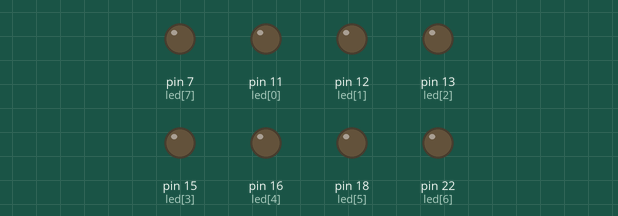
Recording of a program running on a simulated Raspberry Pi (header pin numbers). On the bench: output pins drawn as LEDs (lit = HIGH).

Above: at 0.05 s.
At 0.45 s:
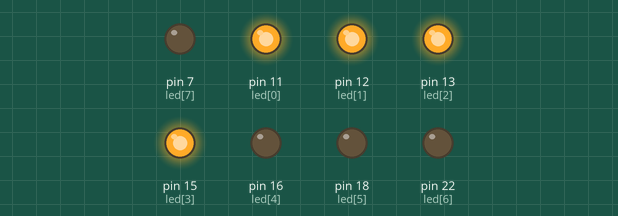
At 0.8 s:
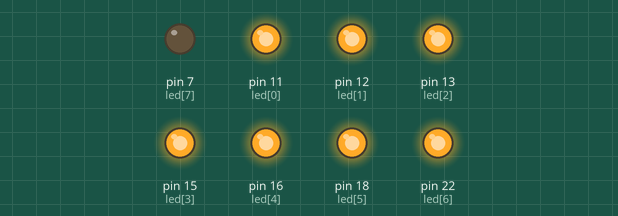
At 1.35 s:
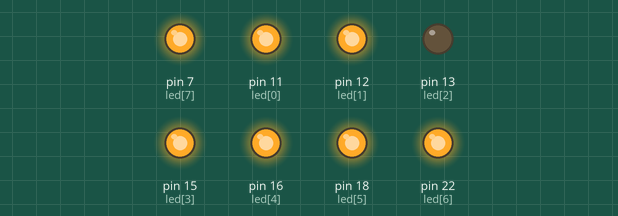
At 1.95 s:
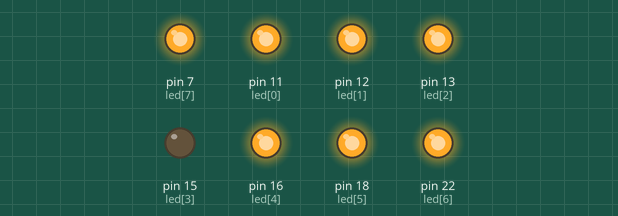
At 3.2 s:
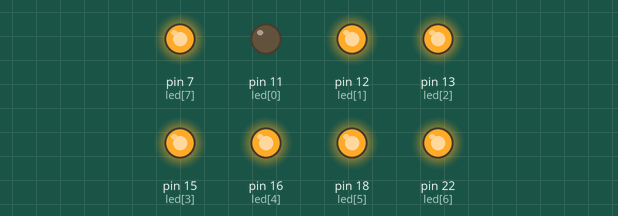
Timing chart, 0 to 3.7 s (numbered marks = the images above):
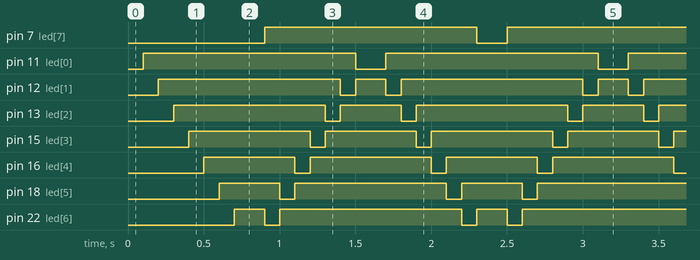

The program:

02_8led.py
```python
import RPi.GPIO as GPIO
import time

led = [11, 12, 13, 15, 16, 18, 22, 7]

def led_on(n):
	GPIO.output(n, 0)

def led_off(n):
	GPIO.output(n, 1)

def setup():
	GPIO.setmode(GPIO.BOARD)
	for i in led:
		GPIO.setup(i, GPIO.OUT)

def loop():
	while True:
		for i in range(0, 8):
			led_on(led[i])
			time.sleep(0.1)
			led_off(led[i])

		for i in range(0, 8):
			led_on(led[7-i])
			time.sleep(0.1)
			led_off(led[7-i])

def destroy():
	for i in led:
		GPIO.output(i, 1)
	GPIO.cleanup()

if __name__ == "__main__":
	try:
		setup()
		loop()
	except KeyboardInterrupt:
		destroy()
```

Measured:
- by itself, pin 7 (led[7]), pin 11 (led[0]): alternates HIGH for 1.4 s and LOW for 0.20 s
- by itself, pin 12 (led[1]): repeats every 1.6 s: LOW 0.10 s, HIGH 0.20 s, LOW 0.10 s, HIGH 1.2 s
- by itself, pin 13 (led[2]): repeats every 1.6 s: LOW 0.10 s, HIGH 0.40 s, LOW 0.10 s, HIGH 1.0 s
- by itself, pin 15 (led[3]): repeats every 1.6 s: LOW 0.10 s, HIGH 0.60 s, LOW 0.10 s, HIGH 0.80 s
- by itself, pin 16 (led[4]): repeats every 1.6 s: LOW 0.10 s, HIGH 0.80 s, LOW 0.10 s, HIGH 0.60 s
- by itself, pin 18 (led[5]): repeats every 1.6 s: LOW 0.10 s, HIGH 1.0 s, LOW 0.10 s, HIGH 0.40 s
- by itself, pin 22 (led[6]): repeats every 1.6 s: LOW 0.10 s, HIGH 1.2 s, LOW 0.10 s, HIGH 0.20 s
